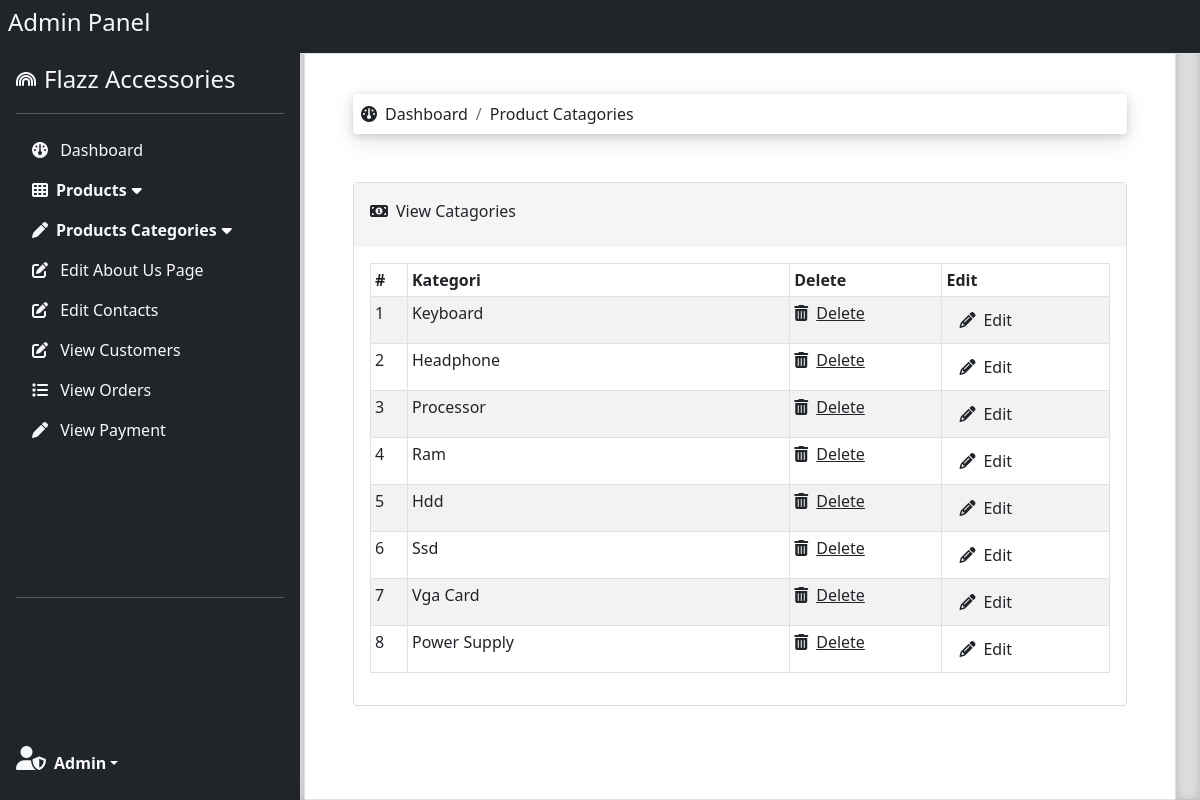
The page /Admin_Area/view_categories.php (signed in) on the database its author committed.
### tables this page shows
CREATE TABLE `categories` (
  `id` int(10) NOT NULL,
  `kategori` varchar(20) NOT NULL
);

### Admin_Area/database/Function.php (called while the page is built, shortened)
<?php
function SelectAll($table_name){
    GLOBAL $conn;
    $sql = "SELECT * FROM $table_name";
    $result = $conn->query($sql);
    if ($result !== FALSE) {
      if ($result->num_rows > 0) {
        return $result;
      } else {
        echo "0 results";
      }
    } else {
      echo "Error: " . $sql . "<br>" . $conn->error;
    }
}
?>

### Admin_Area/view_categories.php (the view, shortened to what this page needs)
<?php
include("include/Top.php");
include("database/Connection.php");
include("database/Function.php");
?>
<div class="card" style="border-color:#DDDDDD">
    <div class="card-body" style="background-color:#F5F5F5">
        <p class="card-title"><i class="fa-solid fa-money-bill-1 me-2"></i>View Catagories</p>
      </div>
      <div class="card-body">
        <div class="table-responsive">
          <table class="table table-sm table-bordered table-hover table-striped">
          <thead>
          <tr>
          <th>#</th>
          <th style="min-width: 200px;">Kategori</th>
          <th>Delete</th>
          <th>Edit</th>
          </tr>
          </thead>
          <?php
           $categories = SelectAll('categories');
           if(!is_null($categories)){
           foreach($categories as $index => $list){
          ?>
          <tr>
            <td><?php echo $index+1; ?></td>
            <td id="td_<?php echo $list['id']; ?>" onClick="edit('<?php echo $list['id']; ?>','<?php echo $list['kategori']; ?>')" style="max-width: 100px;"><?php echo $list['kategori']; ?></td>
            <td><a class="link-dark" href="delete_categories.php?id=<?php echo $list['id']; ?>" onclick="if (confirm('Delete selected item?')){return true;}else{event.stopPropagation(); event.preventDefault();};"><i class="fa-solid fa-trash-can me-2"></i>Delete</a></td>
            <td><button class="btn btn-link-dark" onClick="edit('<?php echo $list['id']; ?>','<?php echo $list['kategori']; ?>')"><i class="fa fa-pencil me-2"></i>Edit</button></td>
          </tr>
          <?php }
          } ?>
          </table>
        </div>
      </div>
    </div>
<?php
include("include/Bottom.php");
?>

### Admin_Area/CSS/sidebars.css (style rules this page uses)
body { min-height: 100vh; min-height: -webkit-fill-available; }
html { height: -webkit-fill-available; }

### rows shown on the page
categories: kategori "Keyboard"
categories: kategori "Headphone"
categories: kategori "Processor"
categories: kategori "Ram"
categories: kategori "Hdd"
categories: kategori "Ssd"
categories: kategori "Vga Card"
categories: kategori "Power Supply"

### other values the page prints
$list "Dashboard"
$list "Product Catagories"
